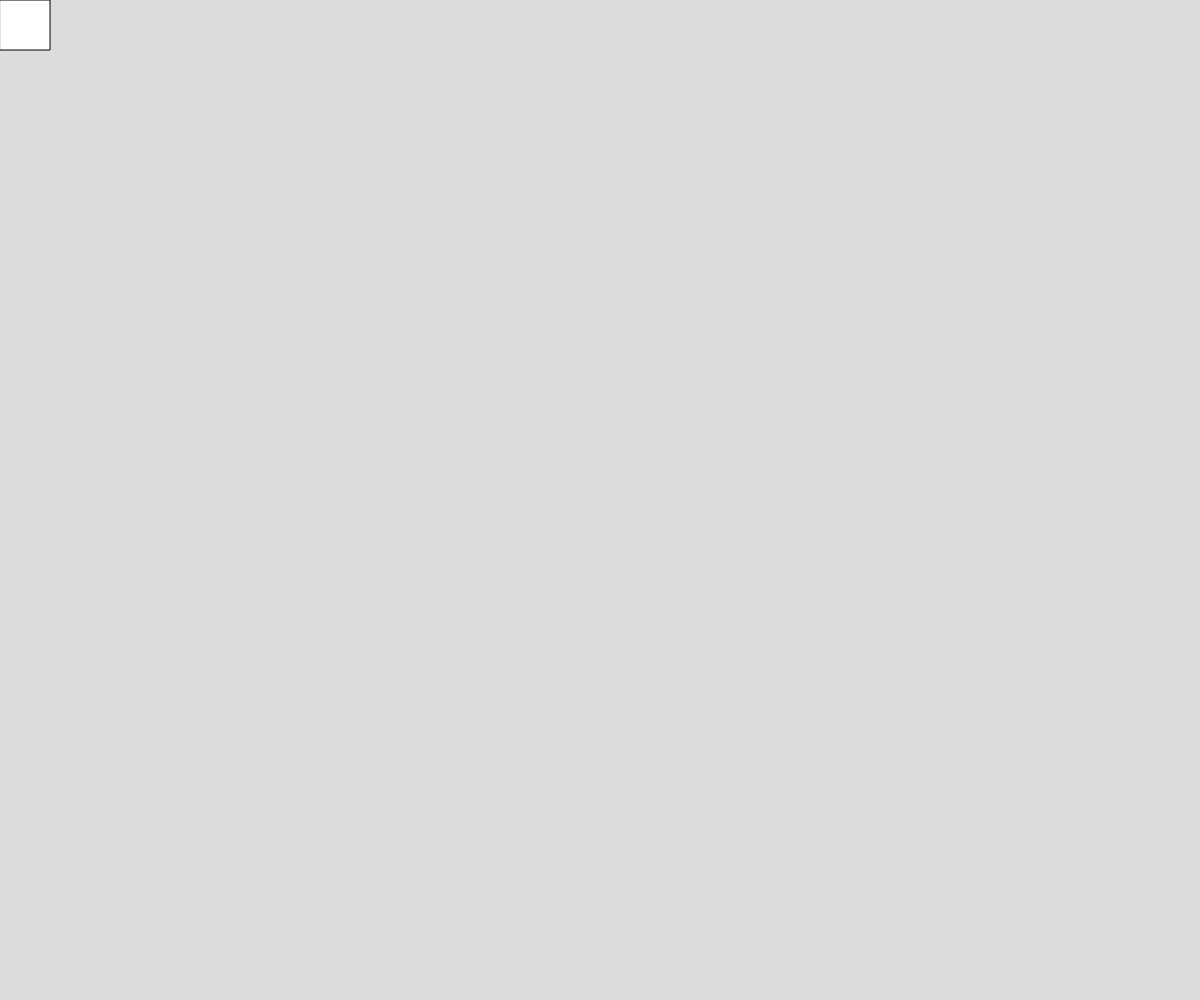
Frame 1 (no input)
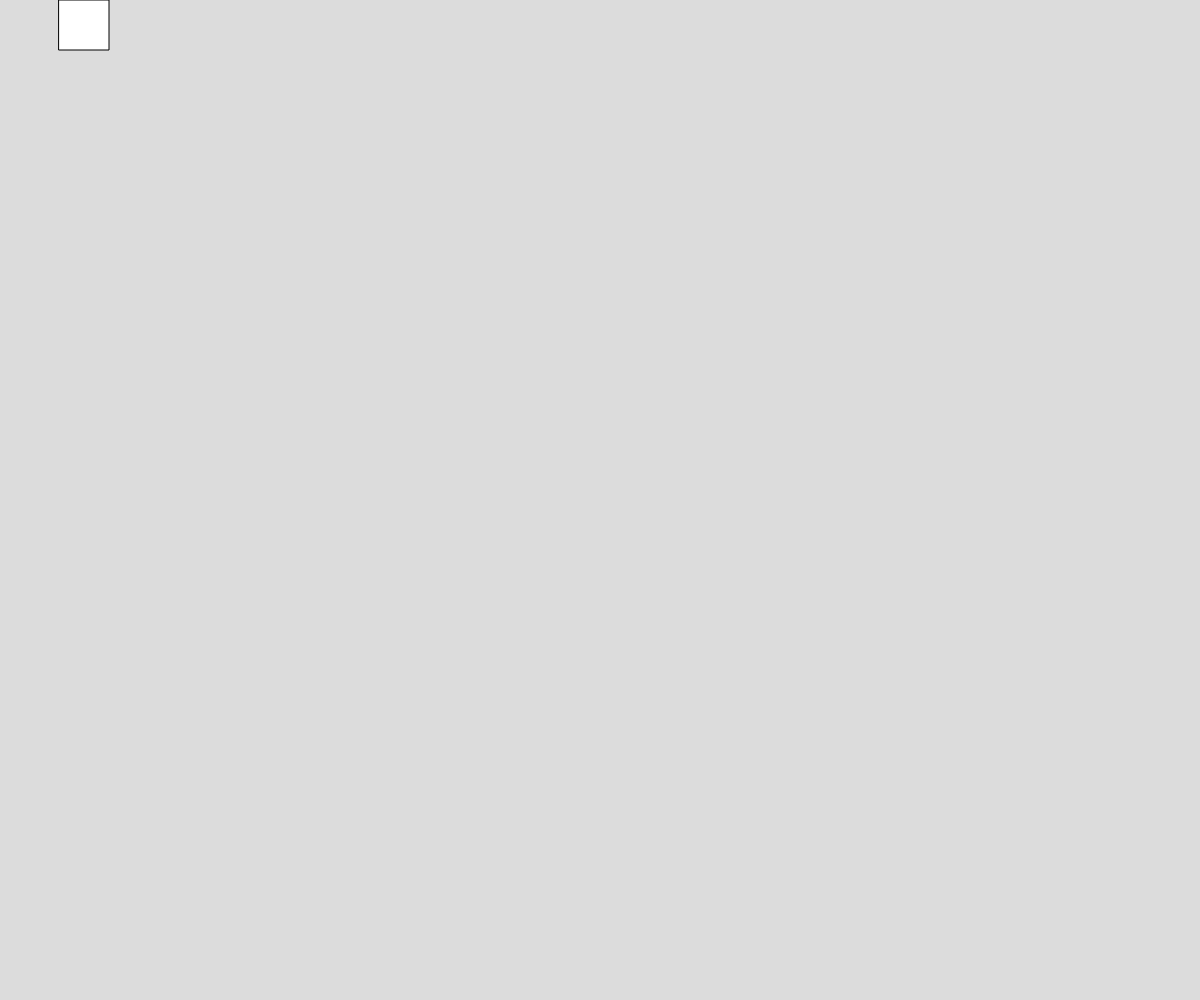
Frame 60 (no input)
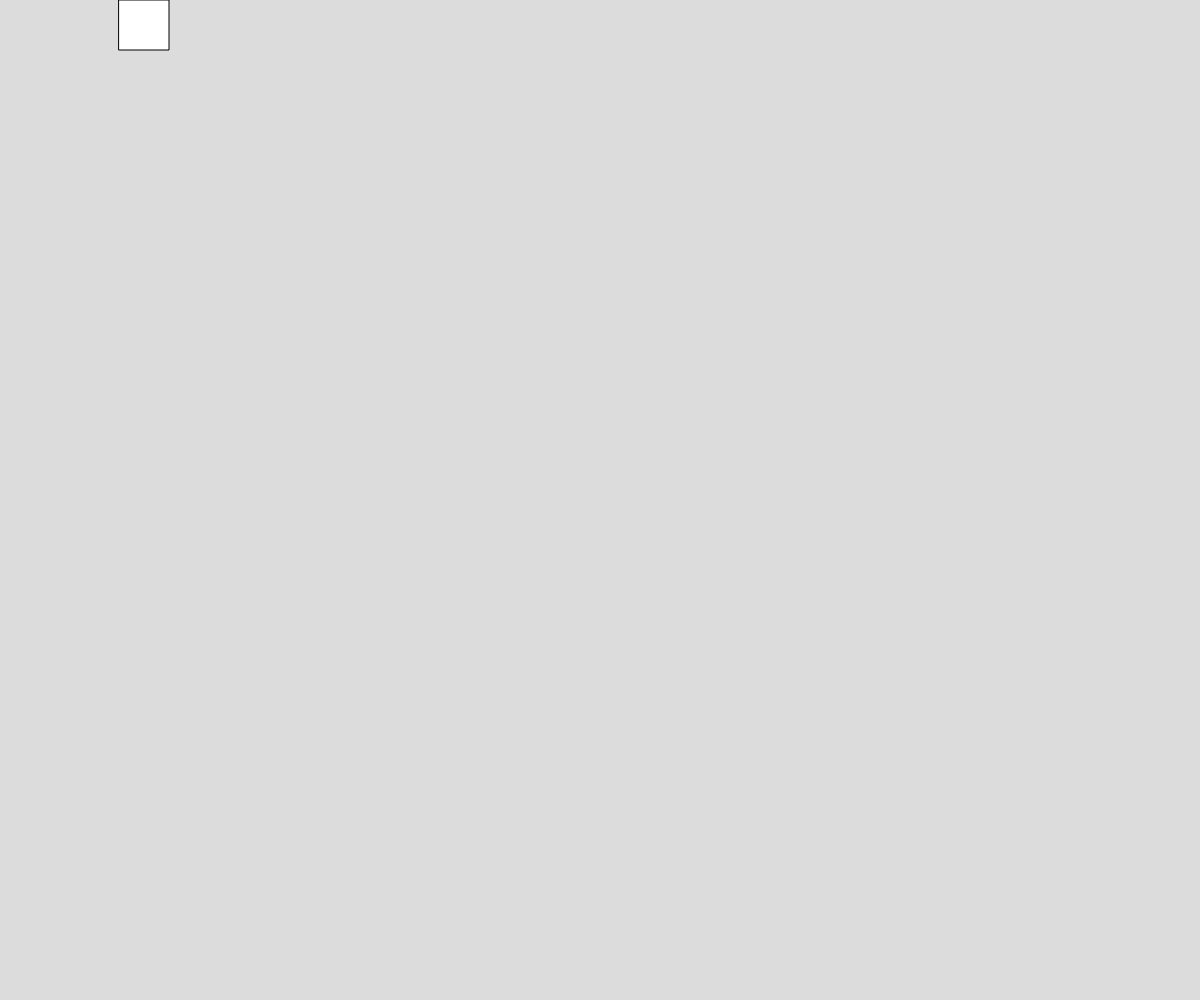
Frame 120 (the mouse pressed at the canvas centre since frame 60)

The p5.js sketch that drew these frames (run headless with seeded random() and noise() and a simulated clock; from frame 60 on, the mouse is pressed at the canvas centre):

// p5.js sketch
// ── sketch.js
// Final project Rough draft
// Aaron Su
// Date
//
// Extra for Experts:
// - describe what you did to take this project "above and beyond"

let x, y;

let pause = false;

function setup() {
  createCanvas(windowWidth, windowHeight);
  x = 0;
  y = 0;
}

function draw() {
  if (pause === false){
    background(220);
    rect(x, y, 50, 50);
    x += 1;
  }

  else if (pause === true) {

  }
}

function keyPressed() {
  if (keyCode === ENTER) {
    pause = !pause; 
  }
}

function restart() {
  //reset variables 
}
